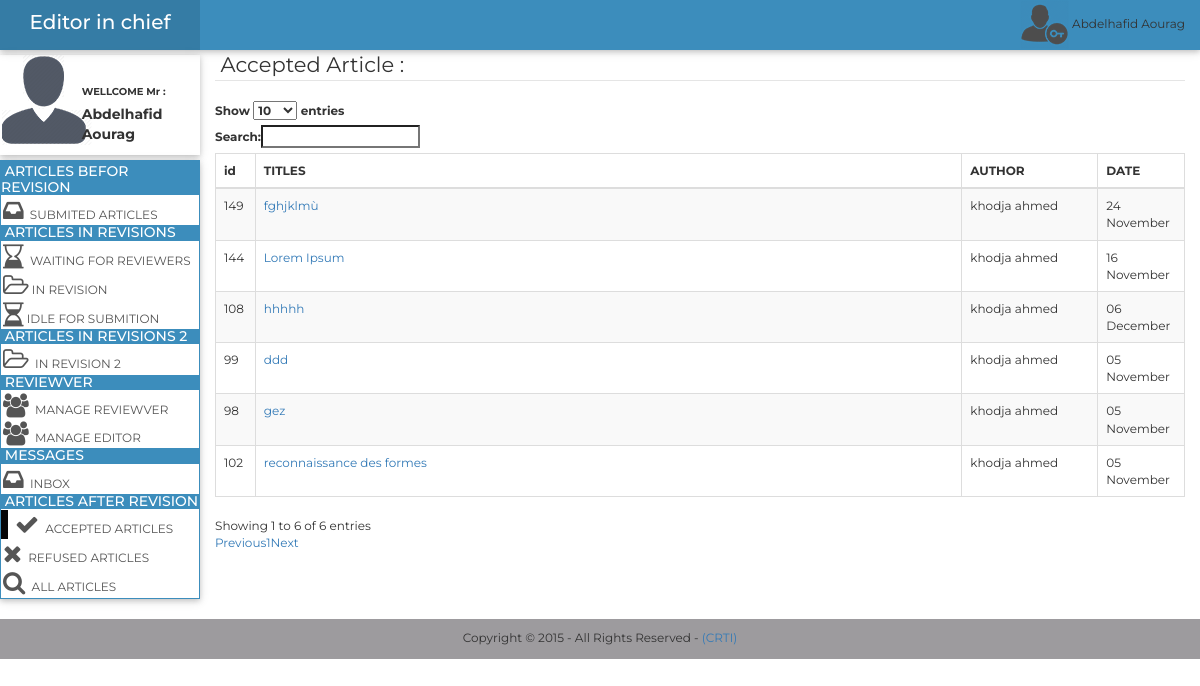
The app's page /Editor-in-chief/index2.php?t=acc_ar (signed in) with its own data.
### tables this page shows
CREATE TABLE `article` (
  `etiquette` varchar(255) DEFAULT NULL,
  `id` int(11) NOT NULL AUTO_INCREMENT,
  `author` int(11) NOT NULL,
  `title` mediumtext NOT NULL,
  `type` varchar(255) NOT NULL,
  `area` varchar(255) NOT NULL,
  `abstract` text NOT NULL,
  `keywords` text NOT NULL,
  `date` datetime NOT NULL,
  `state` varchar(255) NOT NULL,
  `cle` varchar(255) NOT NULL,
  PRIMARY KEY (`id`),
  KEY `author` (`author`),
  CONSTRAINT `author` FOREIGN KEY (`author`) REFERENCES `personne` (`id`) ON DELETE CASCADE ON UPDATE CASCADE
);

CREATE TABLE `personne` (
  `id` int(11) NOT NULL AUTO_INCREMENT,
  `fname` varchar(255) NOT NULL,
  `mname` varchar(255) DEFAULT NULL,
  `lname` varchar(255) NOT NULL,
  `affiliation` varchar(255) NOT NULL,
  `adresse` varchar(255) NOT NULL,
  `city` varchar(255) NOT NULL,
  `state` varchar(255) NOT NULL,
  `contry` varchar(255) NOT NULL,
  `pcode` varchar(10) NOT NULL,
  `email` varchar(255) NOT NULL,
  `phone` varchar(20) DEFAULT NULL,
  `fax` varchar(20) DEFAULT NULL,
  `password` varchar(255) NOT NULL,
  `date` datetime DEFAULT NULL,
  `title` varchar(255) NOT NULL,
  `grade` varchar(255) NOT NULL,
  PRIMARY KEY (`id`),
  UNIQUE KEY `email` (`email`)
);

### Editor-in-chief/index2.php (the view, shortened to what this page needs)
<?php
$contenu='';
$id_editor=1;
if(isset($_GET['t'])){
    include_once("../../../php/cnx.php");
    if($_GET['t']=='acc_ar') {
        $sql = "SELECT id,article,file, DATE_FORMAT(date, '%d %M') as date FROM state_editor WHERE editor=". $id_editor ." AND etat='Accepted'";
        $select = $conn->query($sql);
        if ($select->num_rows != 0) {
            $contenu = "<div id=\"contenu\"><legend> &nbsp;Accepted Article :</legend>
<table id=\"table\" class=\"table table-striped table-bordered\" cellspacing=\"0\" width=\"100%\">
 <thead>
            <tr>
                <th width='5%'>id</th>
                <th>TITLES</th>
                <th width='15%'>AUTHOR</th>
                <th width='10%'>DATE</th>
                  </tr>
        </thead>
		<tbody>
";
            while($row = $select->fetch_assoc()){
                $select2 = $conn->query("SELECT id,title,author FROM article WHERE id=".$row['article']);
                $row2 = $select2->fetch_assoc();
                $select3 = $conn->query("SELECT fname,lname FROM personne WHERE id=".$row2['author']);
                $row3 = $select3->fetch_assoc();
               $contenu=$contenu."
	   <tr>
                <td>". $row2['id']."</td>
                <td><a  onclick=\"window.open(this.href); return false;\"   href=\"php/article_inf.php?idar=".$row['article']."&et_e=".$row['id']."\">". $row2['title']."</a></td>
                <td>". $row3['fname']." ".$row3['lname']."</td>
                <td>". $row['date']."</td>
            </tr>
  ";
        }
            $contenu=$contenu."</tbody></table></div>";
    }else{
        $contenu=$contenu."<legend> &nbsp;Accepted Article :</legend><div class= 'vide'><p class='text-center '>No Items Found</p></div>";
        }
    }
}
?>
<!doctype html>
<html xmlns="http://www.w3.org/1999/html" xmlns="http://www.w3.org/1999/html">
<head>
    <link href="../../../bootstrap/css/bootstrap.min.css" rel="stylesheet" type="text/css">
    <link rel="stylesheet" href="css/font-awesome.css" type="text/css" />
    <link href="https://cdn.datatables.net/1.10.10/css/dataTables.bootstrap.min.css" rel="stylesheet" type="text/css">
    <link href="css/index2.css" rel="stylesheet" type="text/css">
</head>
<body>
<div class="container-fluid">
    <div class="row bann">
        <div class="col-sm-2 logo">
            <a class="no_color" href="index2.php?t=sub"> <p class="text-center">Editor in chief</p></a>
        </div>
        <div class="col-sm-10 bn">
<div class="pull-right">
    <a class="no_color" href="php/log-out.php"><img src="images/user.png"><?php echo  " ".$_SESSION['editor_in_chief_fname']." ". $_SESSION['editor_in_chief_lname']; ?></a>
</div>
        </div>
    </div>
    <row class="row menu_row">
        <div class="col-sm-2 menu">
            <div class="row profile">
                <div class="col-sm-4 pading_left">
                    <img src="images/profile.png" id="profile">
                </div>
                <div class="col-sm-7 pading_profile text_moyen">
                    <div class="form-group">
                        <div class="row min_height">
                            <label class="col-lg-12 control-label no_padding" for="text">WELLCOME Mr :  </label>
                        </div>
                        <div class="row min_height">
                            <label class="col-lg-12 control-label no_padding text_label font_14" for="text"><?php echo  $_SESSION['editor_in_chief_fname']." ". $_SESSION['editor_in_chief_lname']; ?> </label>
                        </div>
                    </div>
                </div>
            </div>
            <div class="row menu">
            <div class="panel panel-info panel_perso">
                <div class=" head_perso panel-heading ">
                    <h3 class="panel-title font_14">&nbsp;ARTICLES BEFOR REVISION</h3>
                </div>
                <div class="list-group">
                    <li <?php if(isset($_GET['t'])){ if($_GET['t']=='sub') {echo " class=\"selected\"";}}  ?>>
                    <a href="index2.php?t=sub" id="track" class="list-group-item liste_perso font-12 ">
                        <i class ="fa fa-inbox fa-2x  "></i>&nbsp; SUBMITED ARTICLES
                    </a>
                    </li>
                </div>
                <div class="panel-heading head_perso">
                    <h3 class="panel-title font_14">&nbsp;ARTICLES IN REVISIONS</h3>
                </div>
                <div class="list-group">
                    <li<?php if(isset($_GET['t'])){ if($_GET['t']=='w_r') {echo " class=\"selected\"";}}  ?>>
                    <a href="index2.php?t=w_r" class="list-group-item liste_perso">
                        <i class ="fa  fa-hourglass-end fa-2x "></i>	  &nbsp;WAITING FOR REVIEWERS
                    </a></li>
                    <li <?php if(isset($_GET['t'])){ if($_GET['t']=='u_r') {echo " class=\"selected\"";}}  ?>>
                    <a href="index2.php?t=u_r"  class="list-group-item liste_perso">
                        <i class ="fa  fa-folder-open-o fa-2x "></i>&nbsp;IN REVISION
                    </a>
                    </li>
                    <li <?php if(isset($_GET['t'])){ if($_GET['t']=='i_s') {echo " class=\"selected sp\"";}}  ?>>
                    <a href="index2.php?t=i_s"  class="list-group-item liste_perso">
                        <i class ="fa   fa-hourglass-2 fa-2x "></i>&nbsp;IDLE FOR SUBMITION
                    </a>
                    </li>
                </div>
                <div class="panel-heading head_perso">
                    <h3 class="panel-title font_14">&nbsp;ARTICLES IN REVISIONS 2</h3>
                </div>
                <div class="list-group">
                    <li <?php if(isset($_GET['t'])){ if($_GET['t']=='r2') {echo " class=\"selected sp\"";}}  ?>>
                <a href="index2.php?t=r2" class="list-group-item liste_perso" id="edit">
                    <i class ="fa  fa-folder-open-o fa-2x "></i>&nbsp; IN REVISION 2
                </a>
                    </li>
                </div>
                <div class="panel-heading head_perso">
                    <h3 class="panel-title font_14">&nbsp;REVIEWVER</h3>
                </div>
                <div class="list-group">
                <a href="php/ma_rev.php" class="list-group-item liste_perso" >
                    <i class ="fa   fa-users fa-2x "></i>&nbsp; MANAGE REVIEWVER
                </a>
                    <a href="php/ma_editor.php" class="list-group-item liste_perso" >
                        <i class ="fa   fa-users fa-2x "></i>&nbsp; MANAGE EDITOR
                    </a>
                </div>
                <div class="panel-heading head_perso">
                    <h3 class="panel-title font_14">&nbsp;MESSAGES</h3>
                </div>
                <div class="list-group">
                    <a href="#" class="list-group-item liste_perso">
                        <i class ="fa  fa-inbox fa-2x "></i>	  &nbsp;INBOX
                    </a>
                </div>
                <div class="panel-heading head_perso">
                    <h3 class="panel-title font_14">&nbsp;ARTICLES AFTER REVISION</h3>
                </div>
                <div class="list-group">
                    <li <?php if(isset($_GET['t'])){ if($_GET['t']=='acc_ar') {echo " class=\"selected\"";}}  ?>>
                    <a href="index2.php?t=acc_ar" class="list-group-item liste_perso">
                        <i class ="fa fa-check fa-2x "></i>	  &nbsp;ACCEPTED ARTICLES
                    </a></li>
                    <li <?php if(isset($_GET['t'])){ if($_GET['t']=='ref_ar') {echo " class=\"selected\"";}}  ?>>
                    <a href="index2.php?t=ref_ar" class="list-group-item liste_perso">
                        <i class ="fa   fa-close fa-2x "></i>	  &nbsp;REFUSED ARTICLES
                    </a><li <?php if(isset($_GET['t'])){ if($_GET['t']=='all_ar') {echo " class=\"selected\"";}}  ?>>
                    <a href="index2.php?t=all_ar" class="list-group-item liste_perso">
                        <i class ="fa   fa-search fa-2x "></i>	  &nbsp;ALL ARTICLES
                    </a>
                    </li>
                </div>
            </div>
            </div>
        </div>
        <div class="col-sm-10">
<?php echo $contenu ?>
        </div>
    </row>
</div>
<footer class=" footer_perso">
    <p class="text-center">Copyright &copy; 2015 - All Rights Reserved - <a href="http://www.csc.dz">(CRTI)</a></p>
</footer>
</body>
</html>

### Editor-in-chief/css/index2.css (style rules this page uses)
body { font-family:Montserrat; font-size: 12px; height: 100%; min-height: 500px; position: relative; }
.logo { background-color: #357CA5; height: 50px; line-height:2.2; color: #ffffff; font-size: 20px; font-weight: 500; font-family:Montserrat; }
.bn { background-color: #3C8DBC; height: 50px; }
.menu { padding: 0; padding-top: 5px; margin: 0; }
.menu_row { display: inherit ; }
.panel_perso { border-radius: 0px; box-shadow: 0 2px 5px 0 rgba(0, 0, 0, 0.16), 0 2px 10px 0 rgba(0, 0, 0, 0.12) }
.head_perso { border-radius: 0px; padding: 0px; }
.liste_perso { padding: 2px; color:inherit; border: 0px; }
.font_14 { font-size: 14px; }
.panel-info > .panel-heading { background-color: #3C8DBC; border-color:#FFFFFF ; color: #FFFFFF; }
.list-group-item:last-child { border-bottom-left-radius: 0px; border-bottom-right-radius: 0px; margin-bottom: 0; }
.panel-info { border-color: #3C8DBC; }
.profile { height: 100px; padding: 0; margin: 0; -webkit-box-shadow: 2px 0px 1px #D0CDCD; box-shadow: 0 2px 5px 0 rgba(0, 0, 0, 0.16), 0 2px 10px 0 rgba(0, 0, 0, 0.12) }
.text_moyen { font-size: 10px; }
.pading_profile { padding-top: 30px; }
.pading_left { padding-left: 2px; margin-right: 10px; }
.no_padding { padding: 0px; padding-left: 5px; }
.footer_perso { height: 40px; background-color: rgba(10, 5, 13, 0.4); padding-top: 10px; width: 100%; bottom: 0; }
html { height: 100%; }
.selected { padding-left: 5px; border-left: 7px solid; border-left-color: #060506; }
li { list-style-type: none; }
.bann { -webkit-box-shadow: 2px 0px 1px #D0CDCD; box-shadow: 0 2px 5px 0 rgba(0, 0, 0, 0.16), 0 2px 10px 0 rgba(0, 0, 0, 0.12); }
#contenu { min-height: 565px; }
.no_color { color:inherit; text-decoration:none; }

### records on screen
article: id "99", title "ddd"
personne: fname "khodja khodja khodja khodja khodja khodja", lname "ahmed ahmed ahmed ahmed ahmed ahmed"
article: id "98", title "gez"
article: id "102", title "reconnaissance des formes"
article: id "144", title "Lorem Ipsum"
article: id "149", title "fghjklmù"
article: id "108", title "hhhhh"

### other values on screen
$_SESSION['editor_in_chief_fname'] "Abdelhafid"
$_SESSION['editor_in_chief_lname'] "Aourag"
$row['date'] "05 November 05 November 05 November 16 November 24 November 06 December"
